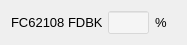
   <widget class="QWidget" name="layoutWidget">
    <property name="geometry">
     <rect>
      <x>340</x>
      <y>60</y>
      <width>167</width>
      <height>25</height>
     </rect>
    </property>
    <layout class="QHBoxLayout" name="horizontalLayout_67">
     <item>
      <widget class="QLabel" name="label_130">
       <property name="minimumSize">
        <size>
         <width>91</width>
         <height>21</height>
        </size>
       </property>
       <property name="maximumSize">
        <size>
         <width>91</width>
         <height>21</height>
        </size>
       </property>
       <property name="font">
        <font>
         <pointsize>10</pointsize>
         <weight>50</weight>
         <bold>false</bold>
        </font>
       </property>
       <property name="styleSheet">
        <string notr="true">background-color: none;
font: rgb(255, 255, 255);</string>
       </property>
       <property name="text">
        <string>FC62108 FDBK</string>
       </property>
       <property name="alignment">
        <set>Qt::AlignLeading|Qt::AlignLeft|Qt::AlignVCenter</set>
       </property>
      </widget>
     </item>
     <item>
      <widget class="QLineEdit" name="leVal_FC62108">
       <property name="minimumSize">
        <size>
         <width>41</width>
         <height>23</height>
        </size>
       </property>
       <property name="maximumSize">
        <size>
         <width>41</width>
         <height>23</height>
        </size>
       </property>
       <property name="styleSheet">
        <string notr="true">background-color: rgba(255, 255, 255, 100);</string>
       </property>
      </widget>
     </item>
     <item>
      <widget class="QLabel" name="label_133">
       <property name="minimumSize">
        <size>
         <width>21</width>
         <height>21</height>
        </size>
       </property>
       <property name="maximumSize">
        <size>
         <width>21</width>
         <height>21</height>
        </size>
       </property>
       <property name="font">
        <font>
         <pointsize>10</pointsize>
         <weight>50</weight>
         <bold>false</bold>
        </font>
       </property>
       <property name="styleSheet">
        <string notr="true">background-color: none;
font: rgb(255, 255, 255);</string>
       </property>
       <property name="text">
        <string>%</string>
       </property>
       <property name="alignment">
        <set>Qt::AlignLeading|Qt::AlignLeft|Qt::AlignVCenter</set>
       </property>
      </widget>
     </item>
    </layout>
   </widget>
